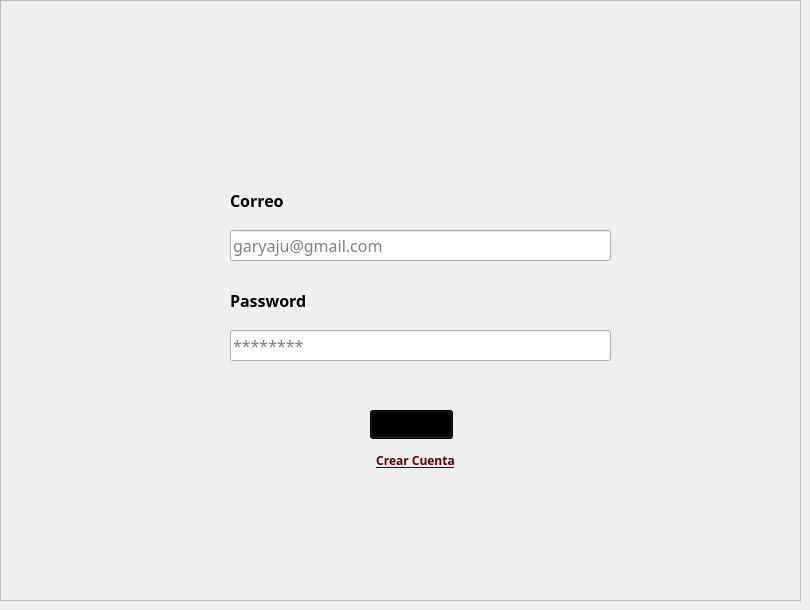
    <widget class="QWidget" name="InicioSesion">
     <widget class="QFrame" name="frameIS">
      <property name="geometry">
       <rect>
        <x>0</x>
        <y>0</y>
        <width>801</width>
        <height>601</height>
       </rect>
      </property>
      <property name="font">
       <font>
        <family>Cascadia Code</family>
        <pointsize>7</pointsize>
       </font>
      </property>
      <property name="frameShape">
       <enum>QFrame::Shape::StyledPanel</enum>
      </property>
      <property name="frameShadow">
       <enum>QFrame::Shadow::Raised</enum>
      </property>
      <widget class="QLabel" name="label">
       <property name="geometry">
        <rect>
         <x>230</x>
         <y>190</y>
         <width>71</width>
         <height>21</height>
        </rect>
       </property>
       <property name="font">
        <font>
         <family>Cascadia Code</family>
         <pointsize>12</pointsize>
         <bold>true</bold>
        </font>
       </property>
       <property name="text">
        <string>Correo</string>
       </property>
      </widget>
      <widget class="QLabel" name="label_2">
       <property name="geometry">
        <rect>
         <x>230</x>
         <y>290</y>
         <width>101</width>
         <height>21</height>
        </rect>
       </property>
       <property name="font">
        <font>
         <family>Cascadia Code</family>
         <pointsize>12</pointsize>
         <bold>true</bold>
        </font>
       </property>
       <property name="text">
        <string>Password</string>
       </property>
      </widget>
      <widget class="QLineEdit" name="dataCorreo">
       <property name="geometry">
        <rect>
         <x>230</x>
         <y>230</y>
         <width>381</width>
         <height>31</height>
        </rect>
       </property>
       <property name="font">
        <font>
         <family>Cascadia Code</family>
         <pointsize>12</pointsize>
        </font>
       </property>
       <property name="readOnly">
        <bool>false</bool>
       </property>
       <property name="placeholderText">
        <string>garyaju@gmail.com</string>
       </property>
      </widget>
      <widget class="QLineEdit" name="dataPass">
       <property name="geometry">
        <rect>
         <x>230</x>
         <y>330</y>
         <width>381</width>
         <height>31</height>
        </rect>
       </property>
       <property name="font">
        <font>
         <family>Cascadia Code</family>
         <pointsize>12</pointsize>
        </font>
       </property>
       <property name="echoMode">
        <enum>QLineEdit::EchoMode::Password</enum>
       </property>
       <property name="dragEnabled">
        <bool>false</bool>
       </property>
       <property name="placeholderText">
        <string>********</string>
       </property>
      </widget>
      <widget class="QPushButton" name="botonIS">
       <property name="geometry">
        <rect>
         <x>370</x>
         <y>410</y>
         <width>83</width>
         <height>29</height>
        </rect>
       </property>
       <property name="font">
        <font>
         <family>Cascadia Code</family>
         <pointsize>10</pointsize>
         <bold>true</bold>
        </font>
       </property>
       <property name="styleSheet">
        <string notr="true">background-color: rgb(0, 0, 0);</string>
       </property>
       <property name="text">
        <string>Ingresar</string>
       </property>
       <property name="autoDefault">
        <bool>true</bool>
       </property>
      </widget>
      <widget class="QPushButton" name="botonCC">
       <property name="geometry">
        <rect>
         <x>350</x>
         <y>450</y>
         <width>131</width>
         <height>21</height>
        </rect>
       </property>
       <property name="font">
        <font>
         <family>Cascadia Code</family>
         <pointsize>9</pointsize>
         <bold>true</bold>
         <underline>true</underline>
        </font>
       </property>
       <property name="styleSheet">
        <string notr="true">color: rgb(85, 0, 0);</string>
       </property>
       <property name="text">
        <string>Crear Cuenta</string>
       </property>
       <property name="autoDefault">
        <bool>true</bool>
       </property>
       <property name="flat">
        <bool>true</bool>
       </property>
      </widget>
     </widget>
    </widget>
